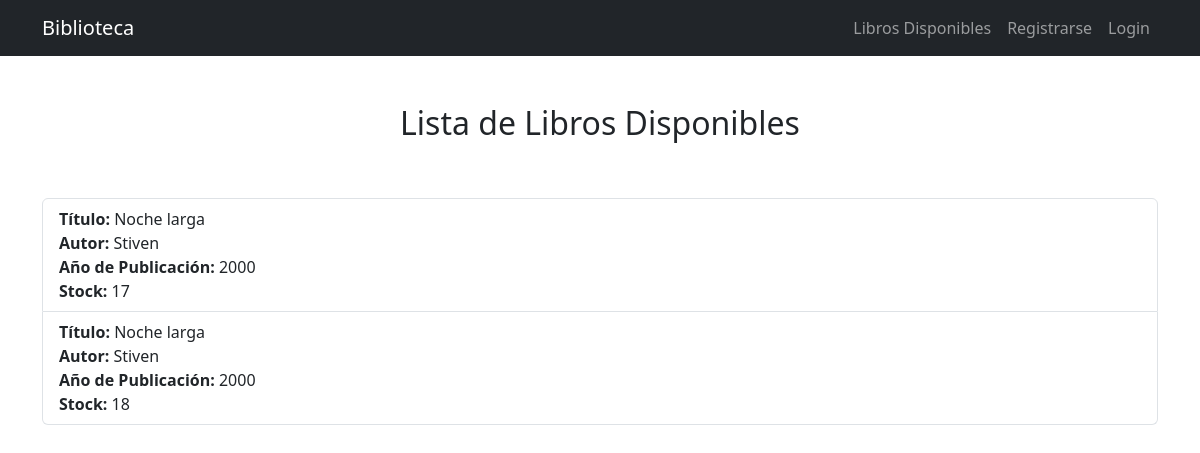
The page / on the database its author committed.
### bibliotecaAPP/models.py (models this page shows, shortened)
class Book(models.Model):
    title = models.CharField(max_length=255)
    author = models.CharField(max_length=255)
    publication_year = models.IntegerField()
    stock = models.PositiveIntegerField()

### bibliotecaAPP/views.py (the view)
# urls.py: path('', ListBooksView.as_view(), name='listarLibros'),
class ListBooksView(ListView):
    model = Book
    template_name = 'listar_libros.html'
    context_object_name = 'books'

### bibliotecaAPP/templates/listar_libros.html (shortened to what this page needs)
{% extends 'base.html' %}
{% block content %}
<div class="container">
    <br><br><h2 class="text-center">Lista de Libros Disponibles</h2><br><br>
    <ul class="list-group">
        {% for book in books %}
        <li class="list-group-item">
            <strong>Título:</strong> {{ book.title }}<br>
            <strong>Autor:</strong> {{ book.author }}<br>
            <strong>Año de Publicación:</strong> {{ book.publication_year }}<br>
            <strong>Stock:</strong> {{ book.stock }}<br>
        </li>
        {% empty %}
        <li
         class="list-group-item">No hay libros registrados.</li>
        {% endfor %}
    </ul>
</div>
{% endblock %}

### rows shown on the page
Book: title "Noche larga", author "Stiven", publication_year "2000", stock "17"
Book: title "Noche larga", author "Stiven", publication_year "2000", stock "18"
